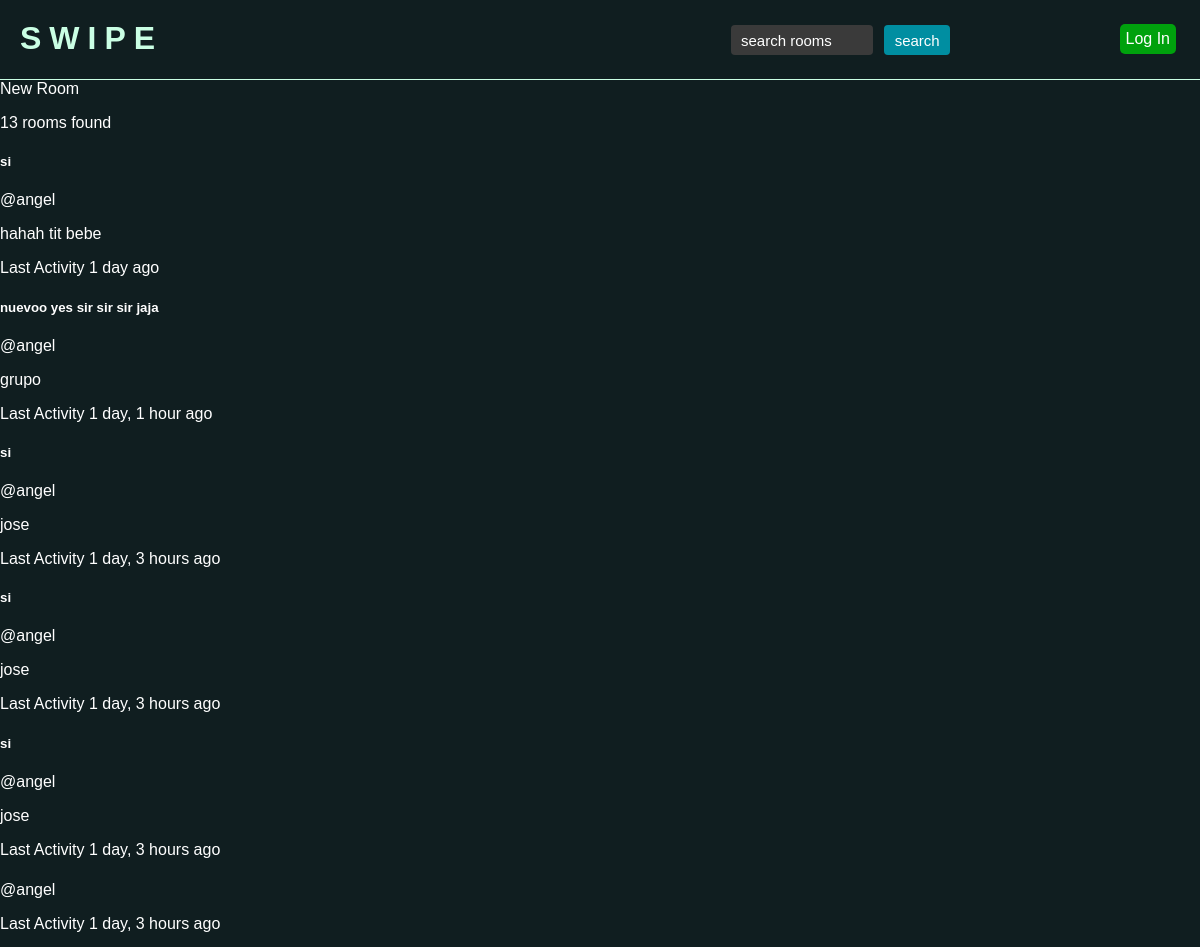
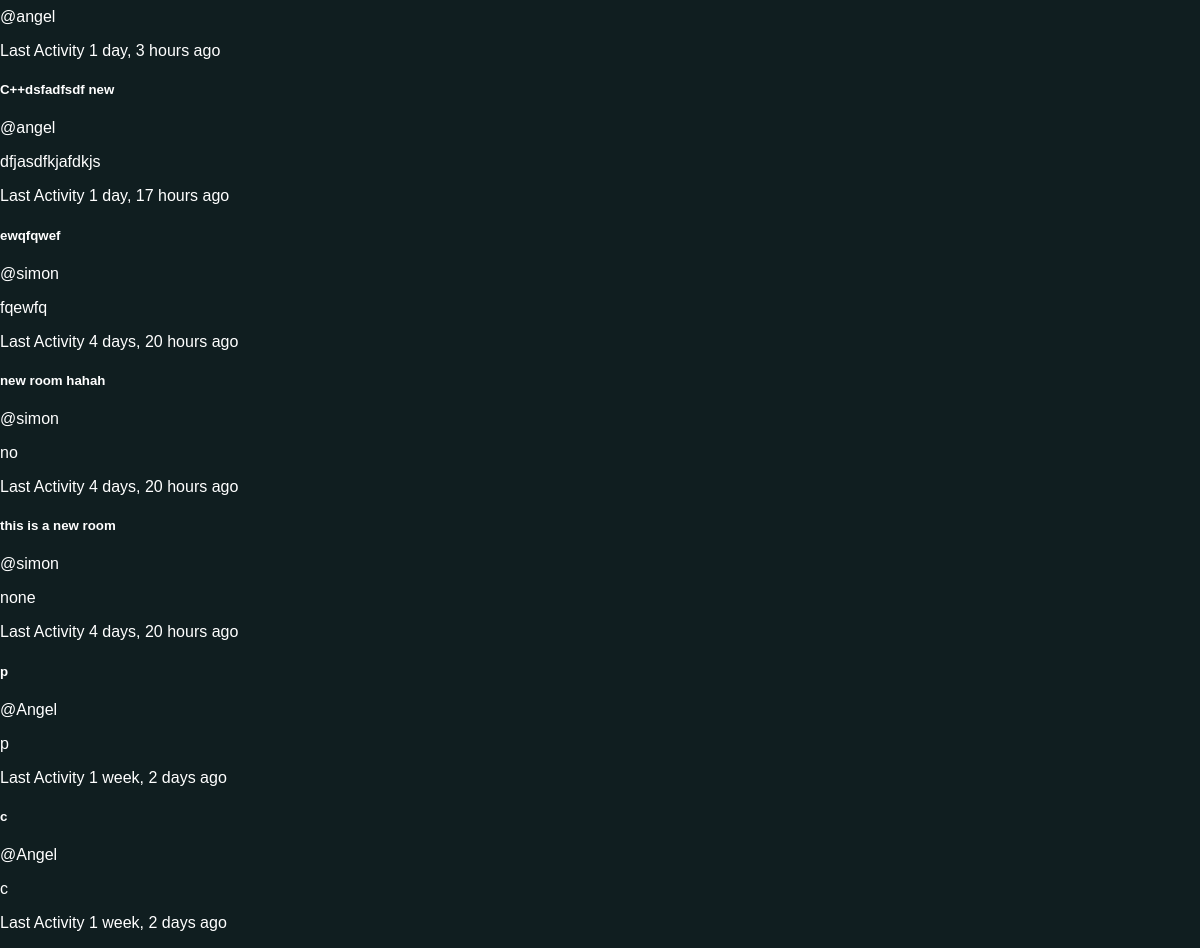
The page / on the database its author committed (2 pictures, top to bottom).
### base/models.py (models this page shows, shortened)
class Room(models.Model):
    host = models.ForeignKey(User, on_delete=models.SET_NULL, null=True)
    name = models.CharField(max_length=150)
    description = models.TextField(null=True, blank=True)
    updated = models.DateTimeField(auto_now=True)
    created = models.DateTimeField(auto_now_add= True)
    class Meta:
        ordering = ['-updated', '-created'] # sort rooms

### base/views.py (the view)
# urls.py: path('', views.home, name='home'),
def home(request):
    q = request.GET.get('q') if request.GET.get('q') != None else ''
    rooms = Room.objects.filter(Q(name__icontains=q) | Q(description__icontains=q))
    room_count = rooms.count()
    context = {'rooms': rooms, 'room_count': room_count}
    return render(request, 'base/home.html', context)

### base/templates/base/home.html
{% extends 'main.html' %}
{% block content %}
<div>
    <a href="{% url 'create-room' %}">New Room</a>
    <p>{{room_count}} rooms found</p>
    <div>
        {% for room in rooms %}
            <div>
                <h5><a href="{% url 'room' room.id %}">{{room.name}}</a></h5>
                <p>@{{room.host.username}}</p>
                <p>{{room.description}}</p>
                <p>Last Activity {{room.updated|timesince}} ago</p>
            </div>
        {% endfor %}
    </div>
</div>
{% endblock content %}

### base/static/styles/main.css (style rules this page uses)
body, html { margin: 0; padding: 0; }
* { box-sizing: border-box; border: none; font-family: 'Trebuchet MS', 'Lucida Sans Unicode', 'Lucida Grande', 'Lucida Sans', Arial, sans-serif; color: white; background-color: rgb(16, 30, 32); }
a:link { text-decoration: none; }

### base/static/styles/navbar.css (style rules this page uses)
::placeholder { color: white; }

### rows shown on the page
Room: name "si", host.username "angel", description "hahah tit bebe", updated "1 day"
Room: name "nuevoo yes sir sir sir jaja", host.username "angel", description "grupo", updated "1 day, 1 hour"
Room: name "si", host.username "angel", description "jose", updated "1 day, 3 hours"
Room: name "si", host.username "angel", description "jose", updated "1 day, 3 hours"
Room: name "si", host.username "angel", description "jose", updated "1 day, 3 hours"
Room: host.username "angel", updated "1 day, 3 hours"
Room: host.username "angel", updated "1 day, 3 hours"
Room: name "C++dsfadfsdf new", host.username "angel", description "dfjasdfkjafdkjs", updated "1 day, 17 hours"
Room: name "ewqfqwef", host.username "simon", description "fqewfq", updated "4 days, 20 hours"
Room: name "new room hahah", host.username "simon", description "no", updated "4 days, 20 hours"
Room: name "this is a new room", host.username "simon", description "none", updated "4 days, 20 hours"
Room: name "p", host.username "Angel", description "p", updated "1 week, 2 days"
Room: name "c", host.username "Angel", description "c", updated "1 week, 2 days"

### other values the page prints
{{ room_count }} "13"
